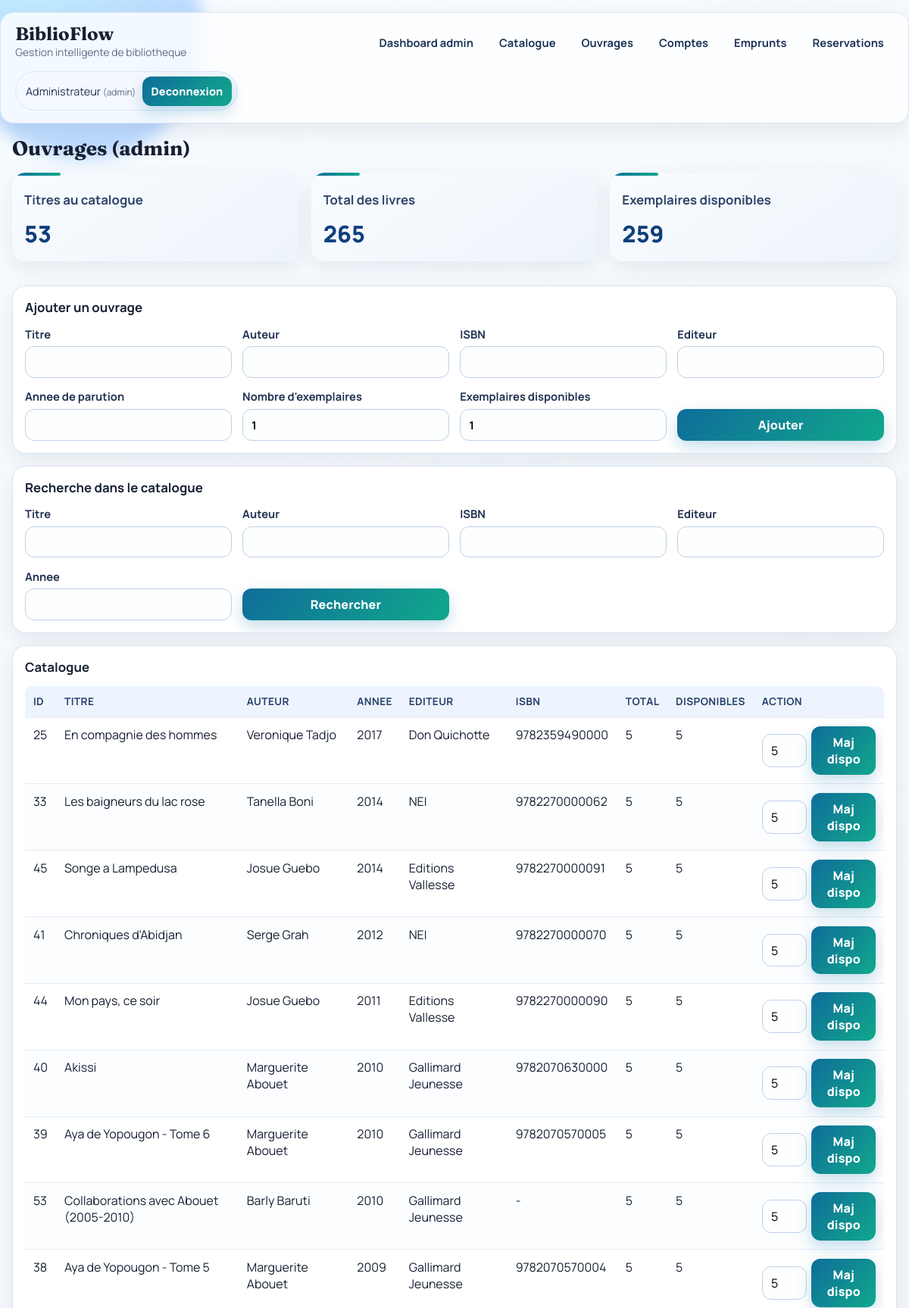
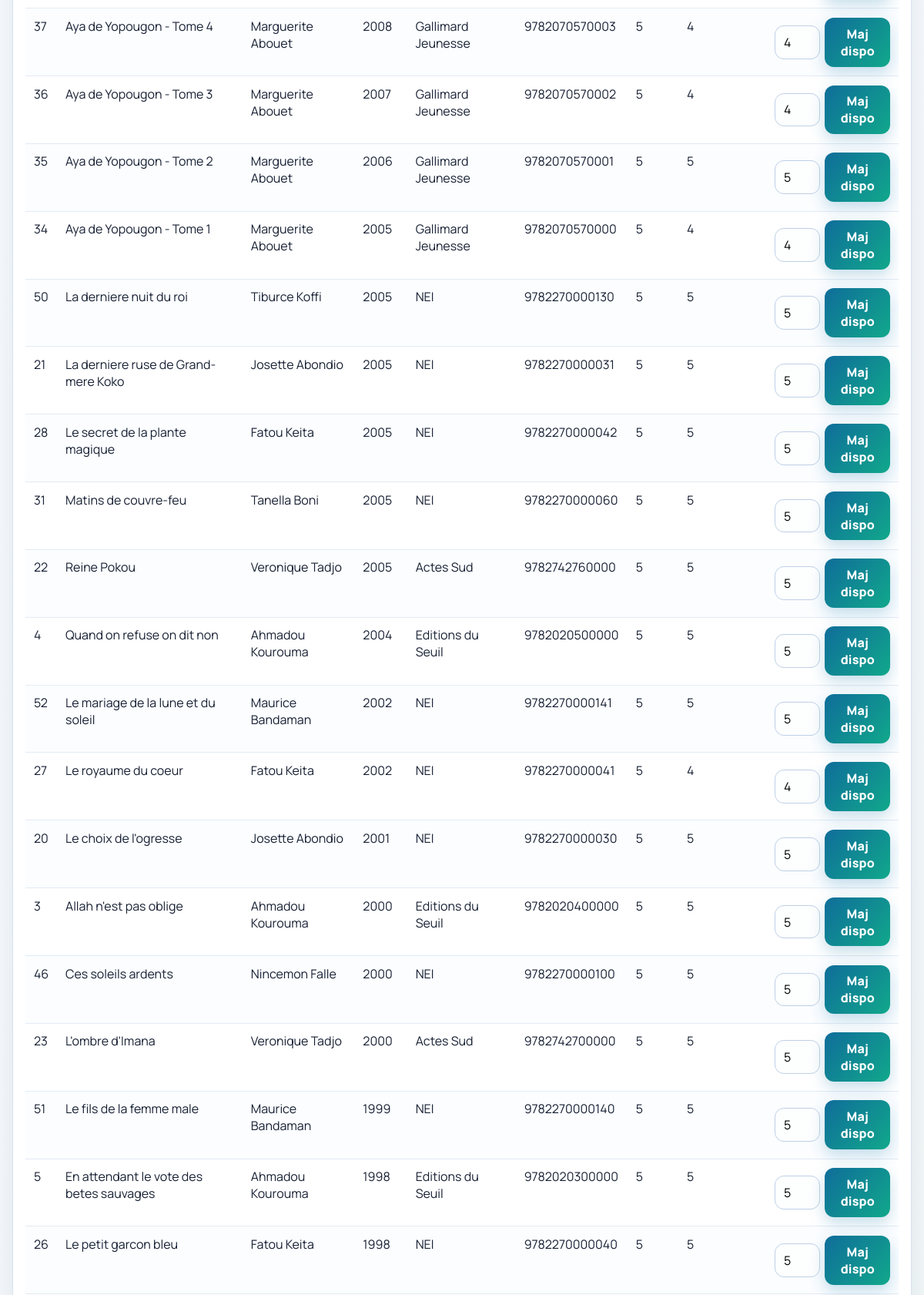
/books (signed in, upper part), run on the app's committed database (2 pictures, top to bottom).
### tables this page shows
CREATE TABLE users (
                id INTEGER PRIMARY KEY AUTOINCREMENT,
                full_name TEXT NOT NULL,
                email TEXT UNIQUE NOT NULL,
                phone TEXT,
                user_type TEXT NOT NULL DEFAULT 'adherent'
            , role TEXT NOT NULL DEFAULT 'user', password_hash TEXT, is_suspended INTEGER NOT NULL DEFAULT 0, suspension_reason TEXT, suspension_origin TEXT, suspension_date TEXT);

CREATE TABLE books (
                id INTEGER PRIMARY KEY AUTOINCREMENT,
                title TEXT NOT NULL,
                author TEXT NOT NULL,
                isbn TEXT UNIQUE,
                total_copies INTEGER NOT NULL CHECK(total_copies >= 0),
                available_copies INTEGER NOT NULL CHECK(available_copies >= 0)
            , publisher TEXT, publication_year INTEGER);

### app.py (the view, shortened to what this page needs)
@app.route("/books", methods=["GET", "POST"])
@admin_required
def books():
    filters = {
        "title": request.args.get("title", "").strip(),
        "author": request.args.get("author", "").strip(),
        "isbn": request.args.get("isbn", "").strip(),
        "publisher": request.args.get("publisher", "").strip(),
        "publication_year": request.args.get("publication_year", "").strip(),
    }
    with get_db_connection() as conn:
        all_books = search_books(conn, **filters)
        books_summary = conn.execute(
            """
            SELECT
                COUNT(*) AS total_titles,
                COALESCE(SUM(total_copies), 0) AS total_books,
                COALESCE(SUM(available_copies), 0) AS available_books
            FROM books
            """
        ).fetchone()
    return render_template(
        "books.html",
        books=all_books,
        filters=filters,
        books_summary=books_summary,
    )

### app.py (called while the page is built)
def get_db_connection() -> sqlite3.Connection:
    conn = sqlite3.connect(DB_PATH)
    conn.row_factory = sqlite3.Row
    conn.execute("PRAGMA foreign_keys = ON")
    return conn

def get_current_user() -> Optional[sqlite3.Row]:
    user_id = session.get("user_id")
    if not user_id:
        return None
    with get_db_connection() as conn:
        sync_user_suspensions(conn)
        return conn.execute("SELECT * FROM users WHERE id = ?", (user_id,)).fetchone()

def login_required(view):
    @wraps(view)
    def wrapped(*args, **kwargs):
        if not session.get("user_id"):
            flash("Veuillez vous connecter.", "error")
            return redirect(url_for("login"))
        return view(*args, **kwargs)
    return wrapped

def admin_required(view):
    @wraps(view)
    @login_required
    def wrapped(*args, **kwargs):
        user = get_current_user()
        if user is None or user["role"] != "admin":
            flash("Acces reserve a l'administrateur.", "error")
            return redirect(url_for("user_dashboard"))
        return view(*args, **kwargs)
    return wrapped

@app.context_processor
def inject_user():
    return {"session_user": get_current_user()}

### templates/books.html
{% extends "base.html" %}
{% block content %}
<h2>Ouvrages (admin)</h2>
<section class="stats-grid">
    <article class="card stat"><h3>Titres au catalogue</h3><p>{{ books_summary.total_titles }}</p></article>
    <article class="card stat"><h3>Total des livres</h3><p>{{ books_summary.total_books }}</p></article>
    <article class="card stat"><h3>Exemplaires disponibles</h3><p>{{ books_summary.available_books }}</p></article>
</section>
<section class="card">
    <h3>Ajouter un ouvrage</h3>
    <form method="post" class="grid-form">
        <label>Titre
            <input name="title" required>
        </label>
        <label>Auteur
            <input name="author" required>
        </label>
        <label>ISBN
            <input name="isbn">
        </label>
        <label>Editeur
            <input name="publisher">
        </label>
        <label>Annee de parution
            <input name="publication_year" type="number" min="0">
        </label>
        <label>Nombre d'exemplaires
            <input name="total_copies" type="number" min="1" value="1" required>
        </label>
        <label>Exemplaires disponibles
            <input name="available_copies" type="number" min="0" value="1">
        </label>
        <button type="submit">Ajouter</button>
    </form>
</section>
<section class="card">
    <h3>Recherche dans le catalogue</h3>
    <form method="get" class="grid-form">
        <label>Titre
            <input name="title" value="{{ filters.title }}">
        </label>
        <label>Auteur
            <input name="author" value="{{ filters.author }}">
        </label>
        <label>ISBN
            <input name="isbn" value="{{ filters.isbn }}">
        </label>
        <label>Editeur
            <input name="publisher" value="{{ filters.publisher }}">
        </label>
        <label>Annee
            <input name="publication_year" value="{{ filters.publication_year }}">
        </label>
        <button type="submit">Rechercher</button>
    </form>
</section>
<section class="card">
    <h3>Catalogue</h3>
    <table>
        <thead>
        <tr><th>ID</th><th>Titre</th><th>Auteur</th><th>Annee</th><th>Editeur</th><th>ISBN</th><th>Total</th><th>Disponibles</th><th>Action</th></tr>
        </thead>
        <tbody>
        {% for book in books %}
        <tr>
            <td>{{ book.id }}</td>
            <td>{{ book.title }}</td>
            <td>{{ book.author }}</td>
            <td>{{ book.publication_year or '-' }}</td>
            <td>{{ book.publisher or '-' }}</td>
            <td>{{ book.isbn or '-' }}</td>
            <td>{{ book.total_copies }}</td>
            <td>{{ book.available_copies }}</td>
            <td>
                <form method="post" action="{{ url_for('update_book_availability', book_id=book.id) }}" class="inline-form">
                    <input name="available_copies" type="number" min="0" max="{{ book.total_copies }}" value="{{ book.available_copies }}" required>
                    <button type="submit">Maj dispo</button>
                </form>
            </td>
        </tr>
        {% else %}
        <tr><td colspan="9">Aucun ouvrage.</td></tr>
        {% endfor %}
        </tbody>
    </table>
</section>
{% endblock %}

### templates/base.html (shortened to what this page needs)
<!DOCTYPE html>
<html lang="fr">
<head>
    <link rel="stylesheet" href="{{ url_for('static', filename='style.css') }}">
</head>
<body>
<header class="topbar">
    <div class="brand-block">
        <a class="brand" href="{{ url_for('home') }}">BiblioFlow</a>
        <p>Gestion intelligente de bibliotheque</p>
    </div>
    {% if session_user %}
    <nav class="main-nav">
        {% if session_user.role == 'admin' %}
        <a href="{{ url_for('admin_dashboard') }}">Dashboard admin</a>
        <a href="{{ url_for('catalog') }}">Catalogue</a>
        <a href="{{ url_for('books') }}">Ouvrages</a>
        <a href="{{ url_for('users') }}">Comptes</a>
        <a href="{{ url_for('loans') }}">Emprunts</a>
        <a href="{{ url_for('reservations') }}">Reservations</a>
        {% else %}
        <a href="{{ url_for('user_dashboard') }}">Mon dashboard</a>
        <a href="{{ url_for('catalog') }}">Catalogue</a>
        {% endif %}
    </nav>
    <div class="session-box">
        <span>
            {{ session_user.full_name }} <small>({{ session_user.role }})</small>
        </span>
        <form method="post" action="{{ url_for('logout') }}">
            <button type="submit">Deconnexion</button>
        </form>
    </div>
    {% endif %}
</header>
<main class="container">
    {% block content %}{% endblock %}
</main>
</body>
</html>

### static/style.css (style rules this page uses)
:root { --bg: #f3f7fb; --surface: #ffffffcc; --surface-strong: #ffffff; --ink: #172033; --muted: #5f6c85; --brand: #0f6d9a; --brand-2: #11a88b; --line: #d9e2ef; --ok-bg: #def7ec; --ok-ink: #0d7b55; --error-bg: #fee2e8; --error-ink: #b42341; --shadow-lg: 0 18px 48px rgba(23, 32, 51, 0.11); --shadow-md: 0 10px 28px rgba(17, 34, 68, 0.08); --radius-lg: 18px; --radius-md: 12px; }
* { box-sizing: border-box; }
body { margin: 0; font-family: "Manrope", "Segoe UI", Tahoma, sans-serif; color: var(--ink); background: linear-gradient(140deg, #f7fbff 0%, var(--bg) 45%, #ecf5f0 100%); min-height: 100vh; display: flex; flex-direction: column; }
.topbar { max-width: 1200px; margin: 1rem auto 0; padding: 1rem 1.2rem; border: 1px solid #dce5f1; border-radius: var(--radius-lg); background: var(--surface); backdrop-filter: blur(10px); box-shadow: var(--shadow-md); display: flex; flex-wrap: wrap; gap: 1rem; align-items: center; justify-content: space-between; }
.brand-block { display: flex; flex-direction: column; gap: 0.15rem; }
.brand { text-decoration: none; color: var(--ink); font-family: "Fraunces", Georgia, serif; font-size: 1.5rem; font-weight: 700; line-height: 1; }
.brand-block p { margin: 0; color: var(--muted); font-size: 0.86rem; }
.main-nav { display: flex; flex-wrap: wrap; gap: 0.5rem; }
.main-nav a { text-decoration: none; color: #1f3559; font-weight: 700; font-size: 0.92rem; padding: 0.5rem 0.75rem; border-radius: 999px; border: 1px solid transparent; transition: all 0.2s ease; }
.session-box { display: flex; align-items: center; gap: 0.55rem; font-size: 0.9rem; color: #223454; background: #f4f8ff; border: 1px solid #d9e7fa; border-radius: 999px; padding: 0.35rem 0.45rem 0.35rem 0.8rem; }
.session-box small { color: var(--muted); }
.container { max-width: 1200px; margin: 1rem auto 0; padding: 0 1rem 2rem; width: 100%; flex: 1; }
h2 { font-family: "Fraunces", Georgia, serif; margin: 0 0 1rem; font-size: clamp(1.45rem, 2.2vw, 2rem); }
h3 { margin: 0 0 0.85rem; font-size: 1.05rem; }
.card { background: var(--surface-strong); border: 1px solid var(--line); border-radius: var(--radius-lg); padding: 1rem; margin-bottom: 1rem; box-shadow: var(--shadow-md); overflow-x: auto; }
.stats-grid { display: grid; grid-template-columns: repeat(auto-fit, minmax(170px, 1fr)); gap: 1rem; margin-bottom: 1rem; }
.stat { position: relative; border: none; background: linear-gradient(145deg, #f8fcff, #eef4fb); }
.stat::after { content: ""; position: absolute; top: 0; left: 0; width: 64px; height: 4px; border-radius: 8px; background: linear-gradient(90deg, var(--brand), var(--brand-2)); }
.stat h3 { margin-top: 0.45rem; color: #2e4369; }
.stat p { font-size: 1.9rem; margin: 0; color: #0f3f7d; font-weight: 800; }
.grid-form { display: grid; grid-template-columns: repeat(auto-fit, minmax(220px, 1fr)); gap: 0.9rem; align-items: end; }
label { display: flex; flex-direction: column; gap: 0.4rem; font-size: 0.92rem; font-weight: 700; color: #213252; }
input, select, button { padding: 0.62rem 0.7rem; border-radius: var(--radius-md); border: 1px solid #bfd0e8; font: inherit; }
input, select { background: #fdfefe; }
button { border: none; background: linear-gradient(130deg, var(--brand), var(--brand-2)); color: #fff; font-weight: 800; letter-spacing: 0.01em; cursor: pointer; box-shadow: 0 8px 20px rgba(17, 117, 168, 0.24); transition: transform 0.18s ease, box-shadow 0.18s ease; }
.inline-form { display: inline-flex; align-items: center; gap: 0.4rem; }
table { width: 100%; border-collapse: collapse; min-width: 700px; border-radius: 10px; overflow: hidden; }
thead th { background: #edf4fd; color: #28416b; font-size: 0.85rem; text-transform: uppercase; letter-spacing: 0.03em; }
th, td { padding: 0.72rem 0.68rem; border-bottom: 1px solid #e3ebf5; text-align: left; vertical-align: top; }
tbody tr:nth-child(even) { background: #fbfdff; }

### data on the page
users: full_name "Administrateur", role "admin"
books: id "25", title "En compagnie des hommes", author "Veronique Tadjo", publication_year "2017", publisher "Don Quichotte", isbn "9782359490000", total_copies "5", available_copies "5"
books: id "33", title "Les baigneurs du lac rose", author "Tanella Boni", publication_year "2014", publisher "NEI", isbn "9782270000062", total_copies "5", available_copies "5"
books: id "45", title "Songe a Lampedusa", author "Josue Guebo", publication_year "2014", publisher "Editions Vallesse", isbn "9782270000091", total_copies "5", available_copies "5"
books: id "41", title "Chroniques d'Abidjan", author "Serge Grah", publication_year "2012", publisher "NEI", isbn "9782270000070", total_copies "5", available_copies "5"
books: id "44", title "Mon pays, ce soir", author "Josue Guebo", publication_year "2011", publisher "Editions Vallesse", isbn "9782270000090", total_copies "5", available_copies "5"
books: id "40", title "Akissi", author "Marguerite Abouet", publication_year "2010", publisher "Gallimard Jeunesse", isbn "9782070630000", total_copies "5", available_copies "5"
books: id "39", title "Aya de Yopougon - Tome 6", author "Marguerite Abouet", publication_year "2010", publisher "Gallimard Jeunesse", isbn "9782070570005", total_copies "5", available_copies "5"
books: id "53", title "Collaborations avec Abouet (2005-2010)", author "Barly Baruti", publication_year "2010", publisher "Gallimard Jeunesse", isbn "-", total_copies "5", available_copies "5"
books: id "38", title "Aya de Yopougon - Tome 5", author "Marguerite Abouet", publication_year "2009", publisher "Gallimard Jeunesse", isbn "9782070570004", total_copies "5", available_copies "5"
books: id "37", title "Aya de Yopougon - Tome 4", author "Marguerite Abouet", publication_year "2008", publisher "Gallimard Jeunesse", isbn "9782070570003", total_copies "5", available_copies "4"
books: id "36", title "Aya de Yopougon - Tome 3", author "Marguerite Abouet", publication_year "2007", publisher "Gallimard Jeunesse", isbn "9782070570002", total_copies "5", available_copies "4"
books: id "35", title "Aya de Yopougon - Tome 2", author "Marguerite Abouet", publication_year "2006", publisher "Gallimard Jeunesse", isbn "9782070570001", total_copies "5", available_copies "5"
books: id "34", title "Aya de Yopougon - Tome 1", author "Marguerite Abouet", publication_year "2005", publisher "Gallimard Jeunesse", isbn "9782070570000", total_copies "5", available_copies "4"
books: id "50", title "La derniere nuit du roi", author "Tiburce Koffi", publication_year "2005", publisher "NEI", isbn "9782270000130", total_copies "5", available_copies "5"
books: id "21", title "La derniere ruse de Grand-mere Koko", author "Josette Abondio", publication_year "2005", publisher "NEI", isbn "9782270000031", total_copies "5", available_copies "5"
books: id "28", title "Le secret de la plante magique", author "Fatou Keita", publication_year "2005", publisher "NEI", isbn "9782270000042", total_copies "5", available_copies "5"
books: id "31", title "Matins de couvre-feu", author "Tanella Boni", publication_year "2005", publisher "NEI", isbn "9782270000060", total_copies "5", available_copies "5"
books: id "22", title "Reine Pokou", author "Veronique Tadjo", publication_year "2005", publisher "Actes Sud", isbn "9782742760000", total_copies "5", available_copies "5"
books: id "4", title "Quand on refuse on dit non", author "Ahmadou Kourouma", publication_year "2004", publisher "Editions du Seuil", isbn "9782020500000", total_copies "5", available_copies "5"
books: id "52", title "Le mariage de la lune et du soleil", author "Maurice Bandaman", publication_year "2002", publisher "NEI", isbn "9782270000141", total_copies "5", available_copies "5"
books: id "27", title "Le royaume du coeur", author "Fatou Keita", publication_year "2002", publisher "NEI", isbn "9782270000041", total_copies "5", available_copies "4"
books: id "20", title "Le choix de l'ogresse", author "Josette Abondio", publication_year "2001", publisher "NEI", isbn "9782270000030", total_copies "5", available_copies "5"
books: id "3", title "Allah n'est pas oblige", author "Ahmadou Kourouma", publication_year "2000", publisher "Editions du Seuil", isbn "9782020400000", total_copies "5", available_copies "5"
books: id "46", title "Ces soleils ardents", author "Nincemon Falle", publication_year "2000", publisher "NEI", isbn "9782270000100", total_copies "5", available_copies "5"
books: id "23", title "L'ombre d'Imana", author "Veronique Tadjo", publication_year "2000", publisher "Actes Sud", isbn "9782742700000", total_copies "5", available_copies "5"
books: id "51", title "Le fils de la femme male", author "Maurice Bandaman", publication_year "1999", publisher "NEI", isbn "9782270000140", total_copies "5", available_copies "5"
books: id "5", title "En attendant le vote des betes sauvages", author "Ahmadou Kourouma", publication_year "1998", publisher "Editions du Seuil", isbn "9782020300000", total_copies "5", available_copies "5"
books: id "26", title "Le petit garcon bleu", author "Fatou Keita", publication_year "1998", publisher "NEI", isbn "9782270000040", total_copies "5", available_copies "5"

### other printed values
{{ books_summary.total_titles }} "53"
{{ books_summary.total_books }} "265"
{{ books_summary.available_books }} "259"
